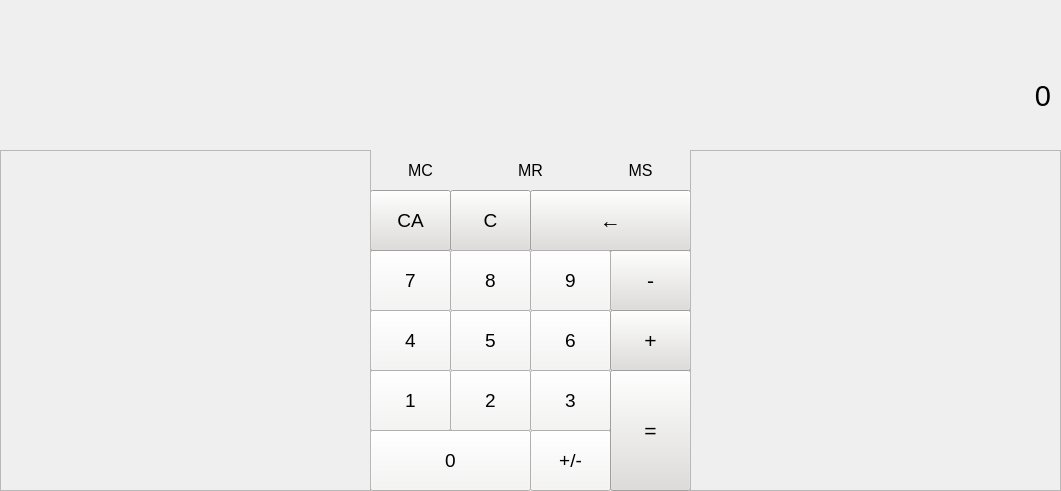
<?xml version="1.0" encoding="UTF-8"?>
<ui version="4.0">
 <class>MainWindow</class>
 <widget class="QMainWindow" name="MainWindow">
  <property name="geometry">
   <rect>
    <x>0</x>
    <y>0</y>
    <width>1061</width>
    <height>491</height>
   </rect>
  </property>
  <property name="windowTitle">
   <string>MainWindow</string>
  </property>
  <widget class="QWidget" name="centralwidget">
   <widget class="QLabel" name="display">
    <property name="geometry">
     <rect>
      <x>10</x>
      <y>40</y>
      <width>1041</width>
      <height>111</height>
     </rect>
    </property>
    <property name="font">
     <font>
      <pointsize>22</pointsize>
     </font>
    </property>
    <property name="text">
     <string>0</string>
    </property>
    <property name="alignment">
     <set>Qt::AlignRight|Qt::AlignTrailing|Qt::AlignVCenter</set>
    </property>
   </widget>
   <widget class="QLabel" name="calculationPanel">
    <property name="geometry">
     <rect>
      <x>10</x>
      <y>0</y>
      <width>1041</width>
      <height>41</height>
     </rect>
    </property>
    <property name="font">
     <font>
      <pointsize>12</pointsize>
     </font>
    </property>
    <property name="text">
     <string/>
    </property>
    <property name="alignment">
     <set>Qt::AlignRight|Qt::AlignTrailing|Qt::AlignVCenter</set>
    </property>
   </widget>
   <widget class="QPushButton" name="pushButton_readMemory">
    <property name="geometry">
     <rect>
      <x>480</x>
      <y>150</y>
      <width>101</width>
      <height>41</height>
     </rect>
    </property>
    <property name="font">
     <font>
      <pointsize>12</pointsize>
     </font>
    </property>
    <property name="text">
     <string>MR</string>
    </property>
    <property name="flat">
     <bool>true</bool>
    </property>
   </widget>
   <widget class="QPushButton" name="pushButton_addToMemory">
    <property name="geometry">
     <rect>
      <x>590</x>
      <y>150</y>
      <width>101</width>
      <height>41</height>
     </rect>
    </property>
    <property name="font">
     <font>
      <pointsize>12</pointsize>
     </font>
    </property>
    <property name="text">
     <string>MS</string>
    </property>
    <property name="flat">
     <bool>true</bool>
    </property>
   </widget>
   <widget class="QPushButton" name="pushButton_clearMemory">
    <property name="geometry">
     <rect>
      <x>370</x>
      <y>150</y>
      <width>101</width>
      <height>41</height>
     </rect>
    </property>
    <property name="font">
     <font>
      <pointsize>12</pointsize>
     </font>
    </property>
    <property name="text">
     <string>MC</string>
    </property>
    <property name="flat">
     <bool>true</bool>
    </property>
   </widget>
   <widget class="QPushButton" name="pushButton_one">
    <property name="geometry">
     <rect>
      <x>370</x>
      <y>370</y>
      <width>81</width>
      <height>61</height>
     </rect>
    </property>
    <property name="font">
     <font>
      <pointsize>14</pointsize>
     </font>
    </property>
    <property name="styleSheet">
     <string notr="true">background-color: rgb(246, 245, 244);</string>
    </property>
    <property name="text">
     <string>1</string>
    </property>
   </widget>
   <widget class="QPushButton" name="pushButton_five">
    <property name="geometry">
     <rect>
      <x>450</x>
      <y>310</y>
      <width>81</width>
      <height>61</height>
     </rect>
    </property>
    <property name="font">
     <font>
      <pointsize>14</pointsize>
     </font>
    </property>
    <property name="styleSheet">
     <string notr="true">background-color: rgb(246, 245, 244);</string>
    </property>
    <property name="text">
     <string>5</string>
    </property>
   </widget>
   <widget class="QPushButton" name="pushButton_six">
    <property name="geometry">
     <rect>
      <x>530</x>
      <y>310</y>
      <width>81</width>
      <height>61</height>
     </rect>
    </property>
    <property name="font">
     <font>
      <pointsize>14</pointsize>
     </font>
    </property>
    <property name="styleSheet">
     <string notr="true">background-color: rgb(246, 245, 244);</string>
    </property>
    <property name="text">
     <string>6</string>
    </property>
   </widget>
   <widget class="QPushButton" name="pushButton_zero">
    <property name="geometry">
     <rect>
      <x>370</x>
      <y>430</y>
      <width>161</width>
      <height>61</height>
     </rect>
    </property>
    <property name="font">
     <font>
      <pointsize>14</pointsize>
     </font>
    </property>
    <property name="styleSheet">
     <string notr="true">background-color: rgb(246, 245, 244);</string>
    </property>
    <property name="text">
     <string>0</string>
    </property>
   </widget>
   <widget class="QPushButton" name="pushButton_changeSign">
    <property name="geometry">
     <rect>
      <x>530</x>
      <y>430</y>
      <width>81</width>
      <height>61</height>
     </rect>
    </property>
    <property name="font">
     <font>
      <pointsize>14</pointsize>
     </font>
    </property>
    <property name="styleSheet">
     <string notr="true">background-color: rgb(246, 245, 244);</string>
    </property>
    <property name="text">
     <string>+/-</string>
    </property>
   </widget>
   <widget class="QPushButton" name="pushButton_clear">
    <property name="geometry">
     <rect>
      <x>450</x>
      <y>190</y>
      <width>81</width>
      <height>61</height>
     </rect>
    </property>
    <property name="font">
     <font>
      <pointsize>14</pointsize>
     </font>
    </property>
    <property name="styleSheet">
     <string notr="true">background-color: rgb(222, 221, 218);</string>
    </property>
    <property name="text">
     <string>C</string>
    </property>
   </widget>
   <widget class="QPushButton" name="pushButton_eight">
    <property name="geometry">
     <rect>
      <x>450</x>
      <y>250</y>
      <width>81</width>
      <height>61</height>
     </rect>
    </property>
    <property name="font">
     <font>
      <pointsize>14</pointsize>
     </font>
    </property>
    <property name="styleSheet">
     <string notr="true">background-color: rgb(246, 245, 244);</string>
    </property>
    <property name="text">
     <string>8</string>
    </property>
   </widget>
   <widget class="QPushButton" name="pushButton_backspace">
    <property name="geometry">
     <rect>
      <x>530</x>
      <y>190</y>
      <width>161</width>
      <height>61</height>
     </rect>
    </property>
    <property name="font">
     <font>
      <pointsize>16</pointsize>
     </font>
    </property>
    <property name="styleSheet">
     <string notr="true">background-color: rgb(222, 221, 218);</string>
    </property>
    <property name="text">
     <string>←</string>
    </property>
   </widget>
   <widget class="QPushButton" name="pushButton_minus">
    <property name="geometry">
     <rect>
      <x>610</x>
      <y>250</y>
      <width>81</width>
      <height>61</height>
     </rect>
    </property>
    <property name="font">
     <font>
      <pointsize>16</pointsize>
     </font>
    </property>
    <property name="styleSheet">
     <string notr="true">background-color: rgb(222, 221, 218);</string>
    </property>
    <property name="text">
     <string>-</string>
    </property>
   </widget>
   <widget class="QPushButton" name="pushButton_two">
    <property name="geometry">
     <rect>
      <x>450</x>
      <y>370</y>
      <width>81</width>
      <height>61</height>
     </rect>
    </property>
    <property name="font">
     <font>
      <pointsize>14</pointsize>
     </font>
    </property>
    <property name="styleSheet">
     <string notr="true">background-color: rgb(246, 245, 244);</string>
    </property>
    <property name="text">
     <string>2</string>
    </property>
   </widget>
   <widget class="QPushButton" name="pushButton_nine">
    <property name="geometry">
     <rect>
      <x>530</x>
      <y>250</y>
      <width>81</width>
      <height>61</height>
     </rect>
    </property>
    <property name="font">
     <font>
      <pointsize>14</pointsize>
     </font>
    </property>
    <property name="styleSheet">
     <string notr="true">background-color: rgb(246, 245, 244);</string>
    </property>
    <property name="text">
     <string>9</string>
    </property>
   </widget>
   <widget class="QPushButton" name="pushButton_seven">
    <property name="geometry">
     <rect>
      <x>370</x>
      <y>250</y>
      <width>81</width>
      <height>61</height>
     </rect>
    </property>
    <property name="font">
     <font>
      <pointsize>14</pointsize>
     </font>
    </property>
    <property name="styleSheet">
     <string notr="true">background-color: rgb(246, 245, 244);</string>
    </property>
    <property name="text">
     <string>7</string>
    </property>
   </widget>
   <widget class="QPushButton" name="pushButton_three">
    <property name="geometry">
     <rect>
      <x>530</x>
      <y>370</y>
      <width>81</width>
      <height>61</height>
     </rect>
    </property>
    <property name="font">
     <font>
      <pointsize>14</pointsize>
     </font>
    </property>
    <property name="styleSheet">
     <string notr="true">background-color: rgb(246, 245, 244);</string>
    </property>
    <property name="text">
     <string>3</string>
    </property>
   </widget>
   <widget class="QPushButton" name="pushButton_clearAll">
    <property name="geometry">
     <rect>
      <x>370</x>
      <y>190</y>
      <width>81</width>
      <height>61</height>
     </rect>
    </property>
    <property name="font">
     <font>
      <pointsize>14</pointsize>
     </font>
    </property>
    <property name="styleSheet">
     <string notr="true">background-color: rgb(222, 221, 218);</string>
    </property>
    <property name="text">
     <string>CA</string>
    </property>
   </widget>
   <widget class="QPushButton" name="pushButton_plus">
    <property name="geometry">
     <rect>
      <x>610</x>
      <y>310</y>
      <width>81</width>
      <height>61</height>
     </rect>
    </property>
    <property name="font">
     <font>
      <pointsize>16</pointsize>
     </font>
    </property>
    <property name="styleSheet">
     <string notr="true">background-color: rgb(222, 221, 218);</string>
    </property>
    <property name="text">
     <string>+</string>
    </property>
   </widget>
   <widget class="QPushButton" name="pushButton_four">
    <property name="geometry">
     <rect>
      <x>370</x>
      <y>310</y>
      <width>81</width>
      <height>61</height>
     </rect>
    </property>
    <property name="font">
     <font>
      <pointsize>14</pointsize>
     </font>
    </property>
    <property name="styleSheet">
     <string notr="true">background-color: rgb(246, 245, 244);</string>
    </property>
    <property name="text">
     <string>4</string>
    </property>
   </widget>
   <widget class="QPushButton" name="pushButton_equal">
    <property name="geometry">
     <rect>
      <x>610</x>
      <y>370</y>
      <width>81</width>
      <height>121</height>
     </rect>
    </property>
    <property name="font">
     <font>
      <pointsize>16</pointsize>
     </font>
    </property>
    <property name="styleSheet">
     <string notr="true">background-color: rgb(222, 221, 218);</string>
    </property>
    <property name="text">
     <string>=</string>
    </property>
   </widget>
   <widget class="QFrame" name="emptyFrame_1">
    <property name="geometry">
     <rect>
      <x>0</x>
      <y>150</y>
      <width>371</width>
      <height>341</height>
     </rect>
    </property>
    <property name="frameShape">
     <enum>QFrame::StyledPanel</enum>
    </property>
    <property name="frameShadow">
     <enum>QFrame::Raised</enum>
    </property>
   </widget>
   <widget class="QFrame" name="emptyFrame_2">
    <property name="geometry">
     <rect>
      <x>690</x>
      <y>150</y>
      <width>371</width>
      <height>341</height>
     </rect>
    </property>
    <property name="frameShape">
     <enum>QFrame::StyledPanel</enum>
    </property>
    <property name="frameShadow">
     <enum>QFrame::Raised</enum>
    </property>
   </widget>
  </widget>
 </widget>
 <resources/>
 <connections/>
</ui>
